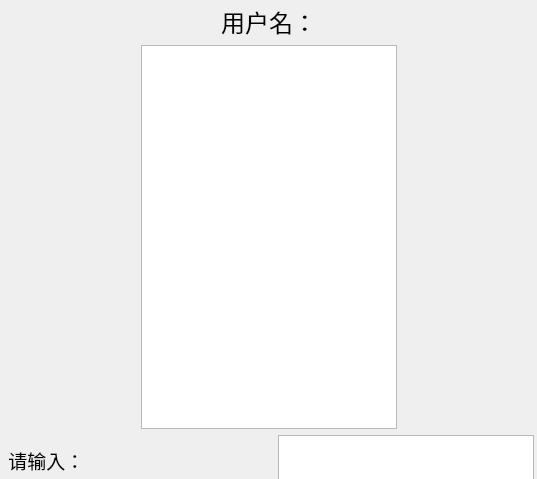
<?xml version="1.0" encoding="UTF-8"?>
<ui version="4.0">
 <class>Dialog</class>
 <widget class="QDialog" name="Dialog">
  <property name="geometry">
   <rect>
    <x>0</x>
    <y>0</y>
    <width>537</width>
    <height>479</height>
   </rect>
  </property>
  <property name="windowTitle">
   <string>Dialog</string>
  </property>
  <property name="styleSheet">
   <string notr="true">border-image: url(:/pre/cat4.jpg);</string>
  </property>
  <widget class="QWidget" name="layoutWidget">
   <property name="geometry">
    <rect>
     <x>3</x>
     <y>4</y>
     <width>531</width>
     <height>481</height>
    </rect>
   </property>
   <layout class="QVBoxLayout" name="verticalLayout">
    <item>
     <layout class="QHBoxLayout" name="horizontalLayout">
      <item>
       <spacer name="horizontalSpacer">
        <property name="orientation">
         <enum>Qt::Horizontal</enum>
        </property>
        <property name="sizeHint" stdset="0">
         <size>
          <width>40</width>
          <height>20</height>
         </size>
        </property>
       </spacer>
      </item>
      <item>
       <widget class="QLabel" name="D_person_name">
        <property name="sizePolicy">
         <sizepolicy hsizetype="Preferred" vsizetype="Fixed">
          <horstretch>0</horstretch>
          <verstretch>100</verstretch>
         </sizepolicy>
        </property>
        <property name="maximumSize">
         <size>
          <width>16777215</width>
          <height>100</height>
         </size>
        </property>
        <property name="font">
         <font>
          <pointsize>18</pointsize>
         </font>
        </property>
        <property name="styleSheet">
         <string notr="true">border-image: url(:/pre/32.png);</string>
        </property>
        <property name="text">
         <string>用户名：</string>
        </property>
        <property name="alignment">
         <set>Qt::AlignCenter</set>
        </property>
       </widget>
      </item>
      <item>
       <spacer name="horizontalSpacer_2">
        <property name="orientation">
         <enum>Qt::Horizontal</enum>
        </property>
        <property name="sizeHint" stdset="0">
         <size>
          <width>40</width>
          <height>20</height>
         </size>
        </property>
       </spacer>
      </item>
     </layout>
    </item>
    <item>
     <layout class="QHBoxLayout" name="horizontalLayout_3">
      <item>
       <spacer name="horizontalSpacer_4">
        <property name="orientation">
         <enum>Qt::Horizontal</enum>
        </property>
        <property name="sizeHint" stdset="0">
         <size>
          <width>40</width>
          <height>20</height>
         </size>
        </property>
       </spacer>
      </item>
      <item>
       <widget class="QTextEdit" name="D_input_text">
        <property name="styleSheet">
         <string notr="true">border-image: url(:/pre/guo.png);</string>
        </property>
       </widget>
      </item>
      <item>
       <spacer name="horizontalSpacer_5">
        <property name="orientation">
         <enum>Qt::Horizontal</enum>
        </property>
        <property name="sizeHint" stdset="0">
         <size>
          <width>40</width>
          <height>20</height>
         </size>
        </property>
       </spacer>
      </item>
     </layout>
    </item>
    <item>
     <layout class="QHBoxLayout" name="horizontalLayout_2">
      <item>
       <widget class="QLabel" name="S_input_tag">
        <property name="sizePolicy">
         <sizepolicy hsizetype="Preferred" vsizetype="Fixed">
          <horstretch>0</horstretch>
          <verstretch>0</verstretch>
         </sizepolicy>
        </property>
        <property name="maximumSize">
         <size>
          <width>16777215</width>
          <height>50</height>
         </size>
        </property>
        <property name="font">
         <font>
          <pointsize>14</pointsize>
         </font>
        </property>
        <property name="styleSheet">
         <string notr="true">border-image: url(:/pre/32.png);</string>
        </property>
        <property name="text">
         <string> 请输入：</string>
        </property>
       </widget>
      </item>
      <item>
       <spacer name="horizontalSpacer_3">
        <property name="orientation">
         <enum>Qt::Horizontal</enum>
        </property>
        <property name="sizeType">
         <enum>QSizePolicy::Preferred</enum>
        </property>
        <property name="sizeHint" stdset="0">
         <size>
          <width>40</width>
          <height>20</height>
         </size>
        </property>
       </spacer>
      </item>
      <item>
       <widget class="QTextEdit" name="D_input">
        <property name="sizePolicy">
         <sizepolicy hsizetype="Preferred" vsizetype="Fixed">
          <horstretch>0</horstretch>
          <verstretch>0</verstretch>
         </sizepolicy>
        </property>
        <property name="maximumSize">
         <size>
          <width>16777215</width>
          <height>50</height>
         </size>
        </property>
        <property name="styleSheet">
         <string notr="true">border-image: url(:/pre/30.png);</string>
        </property>
       </widget>
      </item>
     </layout>
    </item>
   </layout>
  </widget>
 </widget>
 <resources>
  <include location="images/picture.qrc"/>
 </resources>
 <connections/>
</ui>
